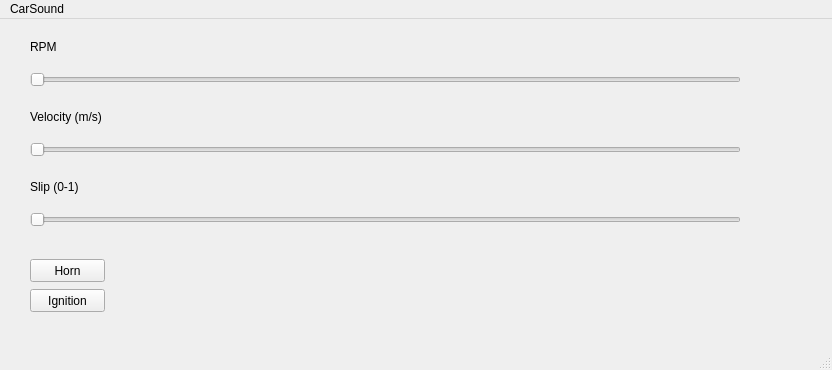
<?xml version="1.0" encoding="UTF-8"?>
<ui version="4.0">
 <class>MainWindow</class>
 <widget class="QMainWindow" name="MainWindow">
  <property name="geometry">
   <rect>
    <x>0</x>
    <y>0</y>
    <width>832</width>
    <height>370</height>
   </rect>
  </property>
  <property name="windowTitle">
   <string>MainWindow</string>
  </property>
  <widget class="QWidget" name="centralwidget">
   <widget class="QSlider" name="speedSlider">
    <property name="geometry">
     <rect>
      <x>30</x>
      <y>50</y>
      <width>711</width>
      <height>21</height>
     </rect>
    </property>
    <property name="orientation">
     <enum>Qt::Horizontal</enum>
    </property>
   </widget>
   <widget class="QLabel" name="label">
    <property name="geometry">
     <rect>
      <x>30</x>
      <y>20</y>
      <width>71</width>
      <height>16</height>
     </rect>
    </property>
    <property name="text">
     <string>RPM</string>
    </property>
   </widget>
   <widget class="QLabel" name="label_2">
    <property name="geometry">
     <rect>
      <x>30</x>
      <y>90</y>
      <width>81</width>
      <height>16</height>
     </rect>
    </property>
    <property name="text">
     <string>Velocity (m/s)</string>
    </property>
   </widget>
   <widget class="QPushButton" name="hupeButton">
    <property name="geometry">
     <rect>
      <x>30</x>
      <y>240</y>
      <width>75</width>
      <height>23</height>
     </rect>
    </property>
    <property name="text">
     <string>Horn</string>
    </property>
   </widget>
   <widget class="QPushButton" name="anlasserButton">
    <property name="geometry">
     <rect>
      <x>30</x>
      <y>270</y>
      <width>75</width>
      <height>23</height>
     </rect>
    </property>
    <property name="text">
     <string>Ignition</string>
    </property>
   </widget>
   <widget class="QSlider" name="velocitySlider">
    <property name="geometry">
     <rect>
      <x>30</x>
      <y>120</y>
      <width>711</width>
      <height>21</height>
     </rect>
    </property>
    <property name="orientation">
     <enum>Qt::Horizontal</enum>
    </property>
   </widget>
   <widget class="QSlider" name="SlipSlider">
    <property name="geometry">
     <rect>
      <x>30</x>
      <y>190</y>
      <width>711</width>
      <height>21</height>
     </rect>
    </property>
    <property name="orientation">
     <enum>Qt::Horizontal</enum>
    </property>
   </widget>
   <widget class="QLabel" name="label_4">
    <property name="geometry">
     <rect>
      <x>30</x>
      <y>160</y>
      <width>81</width>
      <height>16</height>
     </rect>
    </property>
    <property name="text">
     <string>Slip (0-1)</string>
    </property>
   </widget>
  </widget>
  <widget class="QMenuBar" name="menubar">
   <property name="geometry">
    <rect>
     <x>0</x>
     <y>0</y>
     <width>832</width>
     <height>22</height>
    </rect>
   </property>
   <widget class="QMenu" name="menuCarSound">
    <property name="title">
     <string>CarSound</string>
    </property>
    <addaction name="actionQuit"/>
   </widget>
   <addaction name="menuCarSound"/>
  </widget>
  <widget class="QStatusBar" name="statusbar"/>
  <action name="actionQuit">
   <property name="text">
    <string>Quit</string>
   </property>
  </action>
 </widget>
 <resources/>
 <connections/>
 <slots>
  <slot>pitchChanged()</slot>
 </slots>
</ui>
